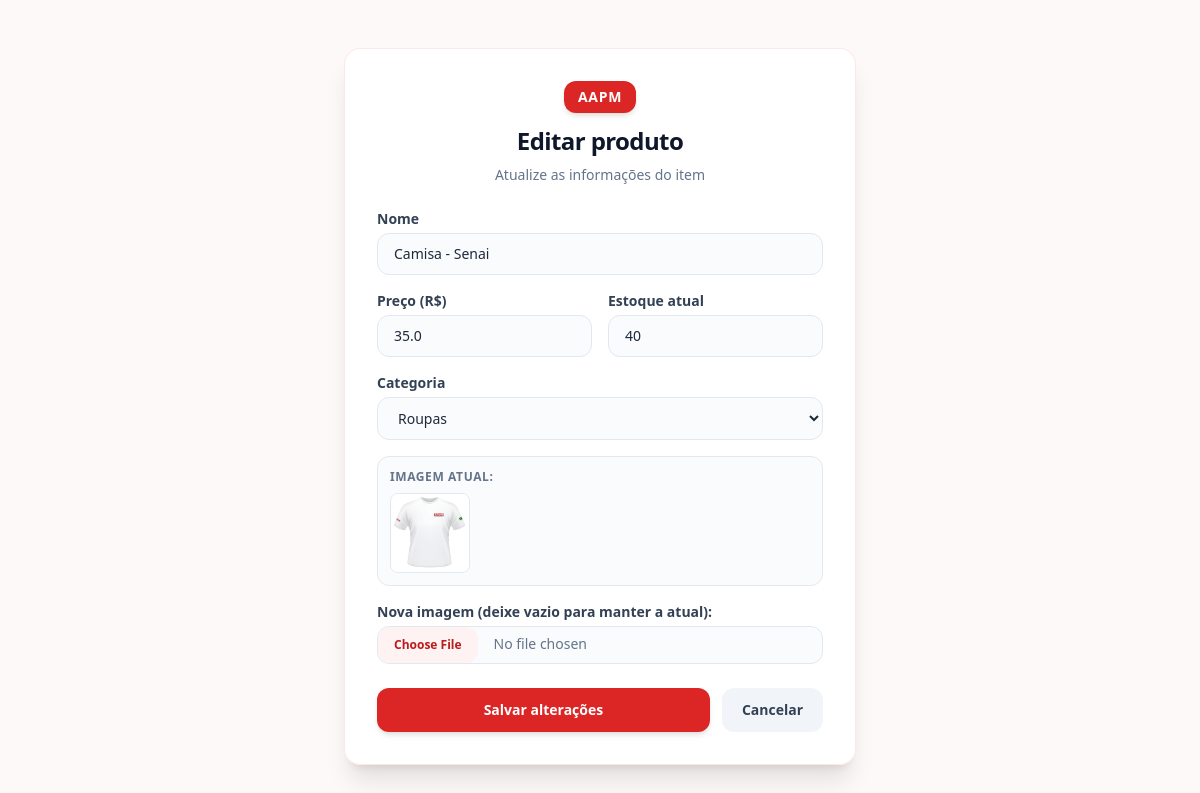
Before: /produtos/1/editar (signed in) with the older database file.
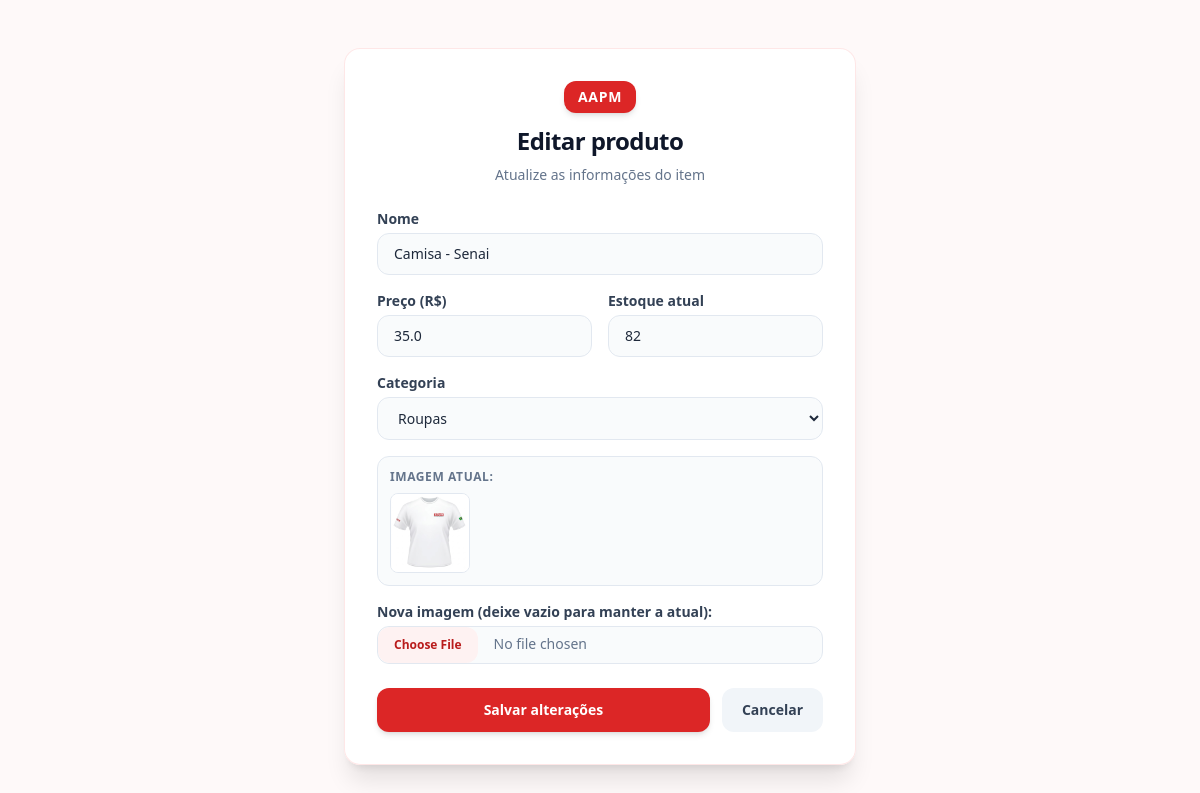
After: the same page with the newer database file.
### app/models/produto.py (models this page shows, shortened)
class Produto(Base):
    __tablename__ = "produtos"
    id = Column(Integer, primary_key=True, autoincrement=True, index=True)
    nome = Column(String(150), nullable=False, index=True)
    preco = Column(Float, nullable=False, default=0.0)
    estoque_atual = Column(Integer, nullable=False, default=0)
    ativo = Column(Boolean, default=True)
    imagem_path = Column(String(255), nullable=True)
    categoria_id = Column(Integer, ForeignKey("categorias.id", ondelete="SET NULL"), nullable=True )
    categoria = relationship("Categoria", back_populates="produtos")

### app/controllers/produto_controller.py (the view)
@router.get("/{produto_id}/editar")
def form_editar_produto(
    produto_id: int,
    request: Request,
    db: Session = Depends(get_db),
    admin = Depends(get_admin)
):
    editando   = db.query(Produto).filter(Produto.id == produto_id).first()
    categorias = db.query(Categoria).filter(Categoria.ativo == True).all()
    if not editando:
        return RedirectResponse(url="/produtos", status_code=302)
    return templates.TemplateResponse(
        request,
        "produtos/form.html",
        {
            "request":    request,
            "usuario":    admin,
            "editando":   editando,
            "categorias": categorias
        }
    )

### app/templates/produtos/form.html (shortened to what the changed rows need)
<!DOCTYPE html>
<html lang="pt-br">
<head>
    <script src="https://cdn.tailwindcss.com"></script>
</head>
<body class="bg-red-50/40 min-h-screen flex flex-col items-center justify-center p-4 font-sans text-slate-800 relative">
    <main class="w-full max-w-lg bg-white/95 backdrop-blur-md rounded-2xl shadow-xl border border-red-100/80 p-8 space-y-6 my-8 z-10">
        <div class="text-center space-y-2">
            <h1 class="text-2xl font-extrabold text-slate-900 tracking-tight">
                {{ "Editar produto" if editando else "Novo produto" }}
            </h1>
        </div>
        <form action="{{ '/produtos/' + editando.id|string + '/editar' if editando else '/produtos/novo' }}"
              method="post"
              enctype="multipart/form-data"
              class="space-y-4">
            <div>
                <label for="nome" class="block text-sm font-semibold text-slate-700 mb-1">Nome</label>
                <input type="text"
                       name="nome"
                       id="nome"
                       value="{{ editando.nome if editando else (valores.nome if valores else '') }}"
                       required
                       placeholder="Ex: Camiseta SENAI"
                       class="w-full px-4 py-2.5 bg-slate-50/80 border border-slate-200 rounded-xl focus:bg-white focus:outline-none focus:ring-2 focus:ring-red-500/20 focus:border-red-600 transition-all text-sm">
            </div>
            <div class="grid grid-cols-1 sm:grid-cols-2 gap-4">
                <div>
                    <label for="preco" class="block text-sm font-semibold text-slate-700 mb-1">Preço (R$)</label>
                    <input type="number"
                           name="preco"
                           id="preco"
                           step="0.01"
                           min="0"
                           value="{{ editando.preco if editando else (valores.preco if valores else '0.00') }}"
                           required
                           placeholder="0.00"
                           class="w-full px-4 py-2.5 bg-slate-50/80 border border-slate-200 rounded-xl focus:bg-white focus:outline-none focus:ring-2 focus:ring-red-500/20 focus:border-red-600 transition-all text-sm">
                </div>
                <div>
                    <label for="estoque_atual" class="block text-sm font-semibold text-slate-700 mb-1">Estoque atual</label>
                    <input type="number"
                           name="estoque_atual"
                           id="estoque_atual"
                           min="0"
                           value="{{ editando.estoque_atual if editando else (valores.estoque_atual if valores else '0') }}"
                           required
                           placeholder="0"
                           class="w-full px-4 py-2.5 bg-slate-50/80 border border-slate-200 rounded-xl focus:bg-white focus:outline-none focus:ring-2 focus:ring-red-500/20 focus:border-red-600 transition-all text-sm">
                </div>
            </div>
            {% if editando and editando.imagem_path %}
                <div class="p-3 bg-slate-50/80 border border-slate-200 rounded-xl space-y-2">
                    <span class="block text-xs font-semibold text-slate-500 uppercase tracking-wider">Imagem atual:</span>
                    <div class="w-20 h-20 bg-white rounded-lg overflow-hidden border border-slate-200">
                        <img src="{{ editando.imagem_url }}"
                             alt="{{ editando.nome }}"
                             class="w-full h-full object-cover">
                    </div>
                </div>
            {% endif %}
        </form>
    </main>
</body>
</html>

Changed rows visible on the page:
changed Produto "Camisa - Senai": estoque_atual "40" → "82"
